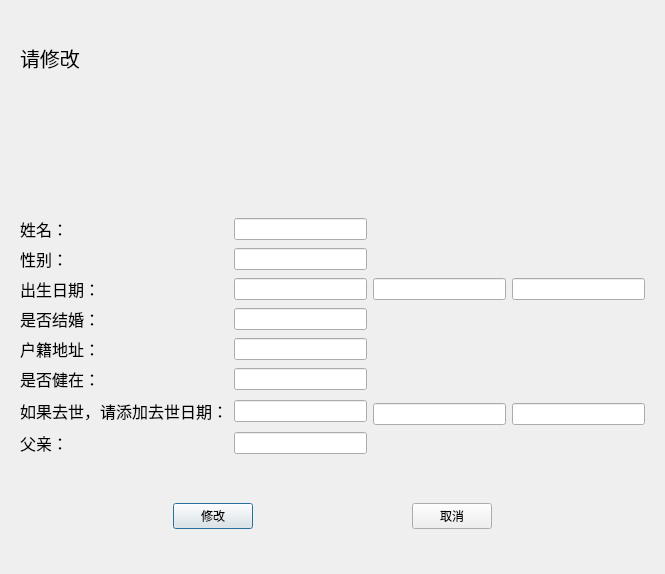
<?xml version="1.0" encoding="UTF-8"?>
<ui version="4.0">
 <class>ShowModifyPersonDialog</class>
 <widget class="QDialog" name="ShowModifyPersonDialog">
  <property name="geometry">
   <rect>
    <x>0</x>
    <y>0</y>
    <width>665</width>
    <height>574</height>
   </rect>
  </property>
  <property name="windowTitle">
   <string>Dialog</string>
  </property>
  <layout class="QGridLayout" name="gridLayout_2">
   <item row="0" column="0">
    <widget class="QWidget" name="widget" native="true">
     <layout class="QVBoxLayout" name="verticalLayout">
      <item>
       <widget class="QLabel" name="label">
        <property name="font">
         <font>
          <pointsize>15</pointsize>
         </font>
        </property>
        <property name="text">
         <string>请修改</string>
        </property>
       </widget>
      </item>
     </layout>
    </widget>
   </item>
   <item row="1" column="0">
    <widget class="QWidget" name="widget_2" native="true">
     <layout class="QVBoxLayout" name="verticalLayout_2">
      <item>
       <widget class="QLabel" name="label_preInfo">
        <property name="text">
         <string/>
        </property>
       </widget>
      </item>
     </layout>
    </widget>
   </item>
   <item row="2" column="0">
    <widget class="QWidget" name="widget_3" native="true">
     <layout class="QGridLayout" name="gridLayout">
      <item row="0" column="0">
       <widget class="QLabel" name="label_2">
        <property name="font">
         <font>
          <pointsize>12</pointsize>
         </font>
        </property>
        <property name="text">
         <string>姓名： </string>
        </property>
       </widget>
      </item>
      <item row="0" column="2">
       <widget class="QLineEdit" name="le_name"/>
      </item>
      <item row="1" column="0">
       <widget class="QLabel" name="label_3">
        <property name="font">
         <font>
          <pointsize>12</pointsize>
         </font>
        </property>
        <property name="text">
         <string>性别：</string>
        </property>
       </widget>
      </item>
      <item row="1" column="2">
       <widget class="QLineEdit" name="le_sex"/>
      </item>
      <item row="2" column="0">
       <widget class="QLabel" name="label_4">
        <property name="font">
         <font>
          <pointsize>12</pointsize>
         </font>
        </property>
        <property name="text">
         <string>出生日期：</string>
        </property>
       </widget>
      </item>
      <item row="2" column="2">
       <widget class="QLineEdit" name="le_birth_year"/>
      </item>
      <item row="2" column="3">
       <widget class="QLineEdit" name="le_birth_month"/>
      </item>
      <item row="3" column="0">
       <widget class="QLabel" name="label_5">
        <property name="font">
         <font>
          <pointsize>12</pointsize>
         </font>
        </property>
        <property name="text">
         <string>是否结婚：</string>
        </property>
       </widget>
      </item>
      <item row="3" column="2">
       <widget class="QLineEdit" name="le_marriage"/>
      </item>
      <item row="4" column="0">
       <widget class="QLabel" name="label_6">
        <property name="font">
         <font>
          <pointsize>12</pointsize>
         </font>
        </property>
        <property name="text">
         <string>户籍地址：</string>
        </property>
       </widget>
      </item>
      <item row="4" column="2">
       <widget class="QLineEdit" name="le_address"/>
      </item>
      <item row="5" column="0">
       <widget class="QLabel" name="label_7">
        <property name="font">
         <font>
          <pointsize>12</pointsize>
         </font>
        </property>
        <property name="text">
         <string>是否健在：</string>
        </property>
       </widget>
      </item>
      <item row="6" column="0" rowspan="2" colspan="2">
       <widget class="QLabel" name="label_8">
        <property name="font">
         <font>
          <pointsize>12</pointsize>
         </font>
        </property>
        <property name="text">
         <string>如果去世，请添加去世日期：</string>
        </property>
       </widget>
      </item>
      <item row="6" column="2" rowspan="2">
       <widget class="QLineEdit" name="le_die_year"/>
      </item>
      <item row="8" column="0">
       <widget class="QLabel" name="label_9">
        <property name="font">
         <font>
          <pointsize>12</pointsize>
         </font>
        </property>
        <property name="text">
         <string>父亲：</string>
        </property>
       </widget>
      </item>
      <item row="5" column="2">
       <widget class="QLineEdit" name="le_live"/>
      </item>
      <item row="8" column="2">
       <widget class="QLineEdit" name="le_father"/>
      </item>
      <item row="7" column="4">
       <widget class="QLineEdit" name="le_die_day"/>
      </item>
      <item row="7" column="3">
       <widget class="QLineEdit" name="le_die_month"/>
      </item>
      <item row="2" column="4">
       <widget class="QLineEdit" name="le_birth_day"/>
      </item>
     </layout>
    </widget>
   </item>
   <item row="3" column="0">
    <widget class="QWidget" name="widget_4" native="true">
     <layout class="QHBoxLayout" name="horizontalLayout">
      <item>
       <spacer name="horizontalSpacer">
        <property name="orientation">
         <enum>Qt::Horizontal</enum>
        </property>
        <property name="sizeHint" stdset="0">
         <size>
          <width>149</width>
          <height>20</height>
         </size>
        </property>
       </spacer>
      </item>
      <item>
       <widget class="QPushButton" name="pushButton">
        <property name="text">
         <string>修改</string>
        </property>
       </widget>
      </item>
      <item>
       <spacer name="horizontalSpacer_2">
        <property name="orientation">
         <enum>Qt::Horizontal</enum>
        </property>
        <property name="sizeHint" stdset="0">
         <size>
          <width>148</width>
          <height>20</height>
         </size>
        </property>
       </spacer>
      </item>
      <item>
       <widget class="QPushButton" name="pushButton_2">
        <property name="text">
         <string>取消</string>
        </property>
       </widget>
      </item>
      <item>
       <spacer name="horizontalSpacer_3">
        <property name="orientation">
         <enum>Qt::Horizontal</enum>
        </property>
        <property name="sizeHint" stdset="0">
         <size>
          <width>149</width>
          <height>20</height>
         </size>
        </property>
       </spacer>
      </item>
     </layout>
    </widget>
   </item>
  </layout>
 </widget>
 <resources/>
 <connections/>
</ui>
